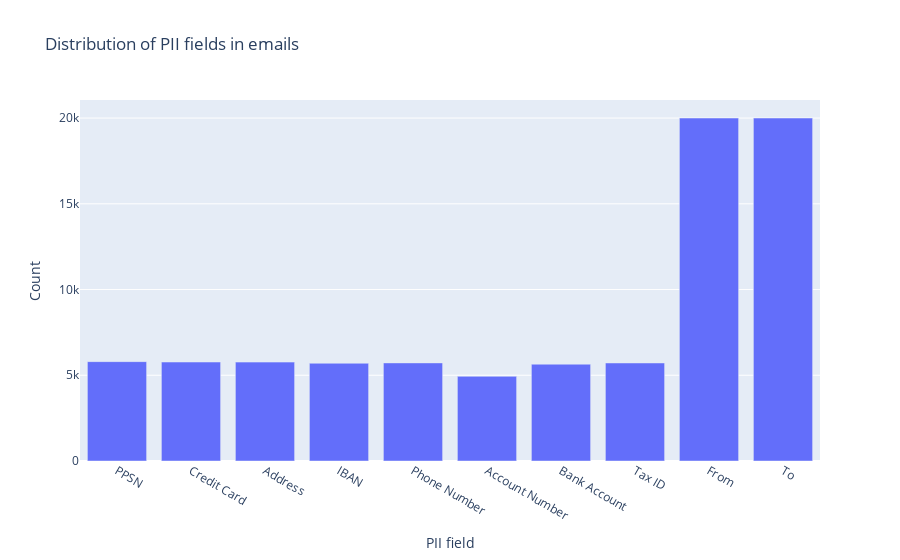

Here is the notebook cell this chart was saved with:
### Code cell
#Check the distribution of PII fields
pii_kws = ["PPSN", "Credit Card","Address","IBAN","Phone Number" ,"Account Number", "Bank Account","Tax ID", "From", "To"]
pii_counts = {kw: email_pii["text"].str.contains(kw, case=False).sum() for kw in pii_kws}
print(pii_counts)

pii_counts_df = pd.DataFrame(pii_counts.items(), columns=["PII field", "Count"])

fig = px.bar(pii_counts_df, x="PII field", y="Count", title="Distribution of PII fields in emails")
fig.show()

### Figure 1 — Plotly figure (JSON) as saved in the notebook; plotly's stock layout.template omitted (floating-point values rounded to 4 significant figures)
{"data": [{"alignmentgroup": "True", "hovertemplate": "PII field=%{x}<br>Count=%{y}<extra></extra>", "legendgroup": "", "marker": {"color": "#636efa", "pattern": {"shape": ""}}, "name": "", "offsetgroup": "", "orientation": "v", "showlegend": false, "textposition": "auto", "type": "bar", "x": ["PPSN", "Credit Card", "Address", "IBAN", "Phone Number", "Account Number", "Bank Account", "Tax ID", "From", "To"], "xaxis": "x", "y": [5795, 5772, 5767, 5701, 5721, 4938, 5645, 5716, 20000, 20000], "yaxis": "y"}], "layout": {"barmode": "relative", "legend": {"tracegroupgap": 0}, "title": {"text": "Distribution of PII fields in emails"}, "xaxis": {"anchor": "y", "domain": [0, 1], "title": {"text": "PII field"}}, "yaxis": {"anchor": "x", "domain": [0, 1], "title": {"text": "Count"}}}}
